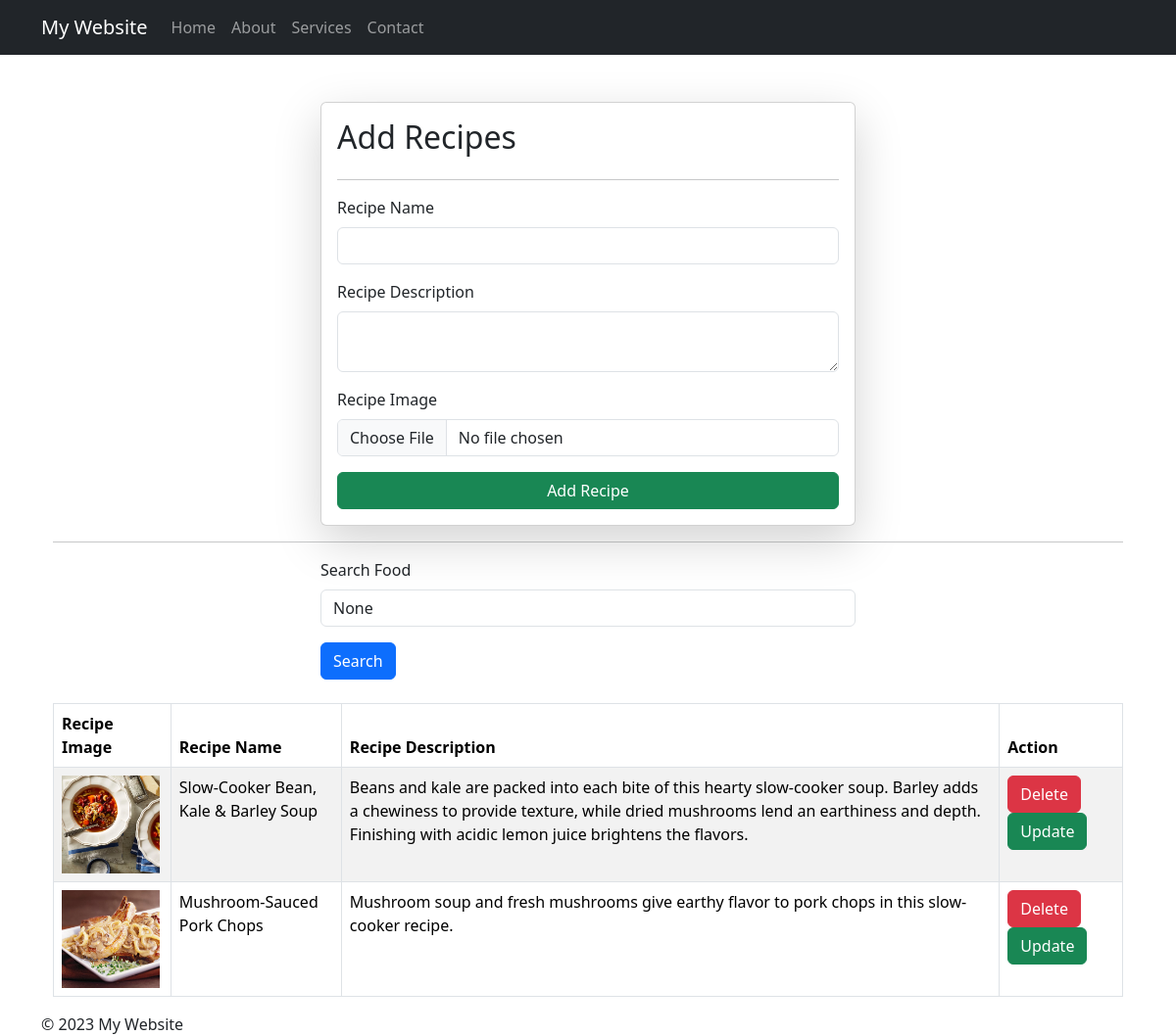
Page /recipes/ on the earlier database version.
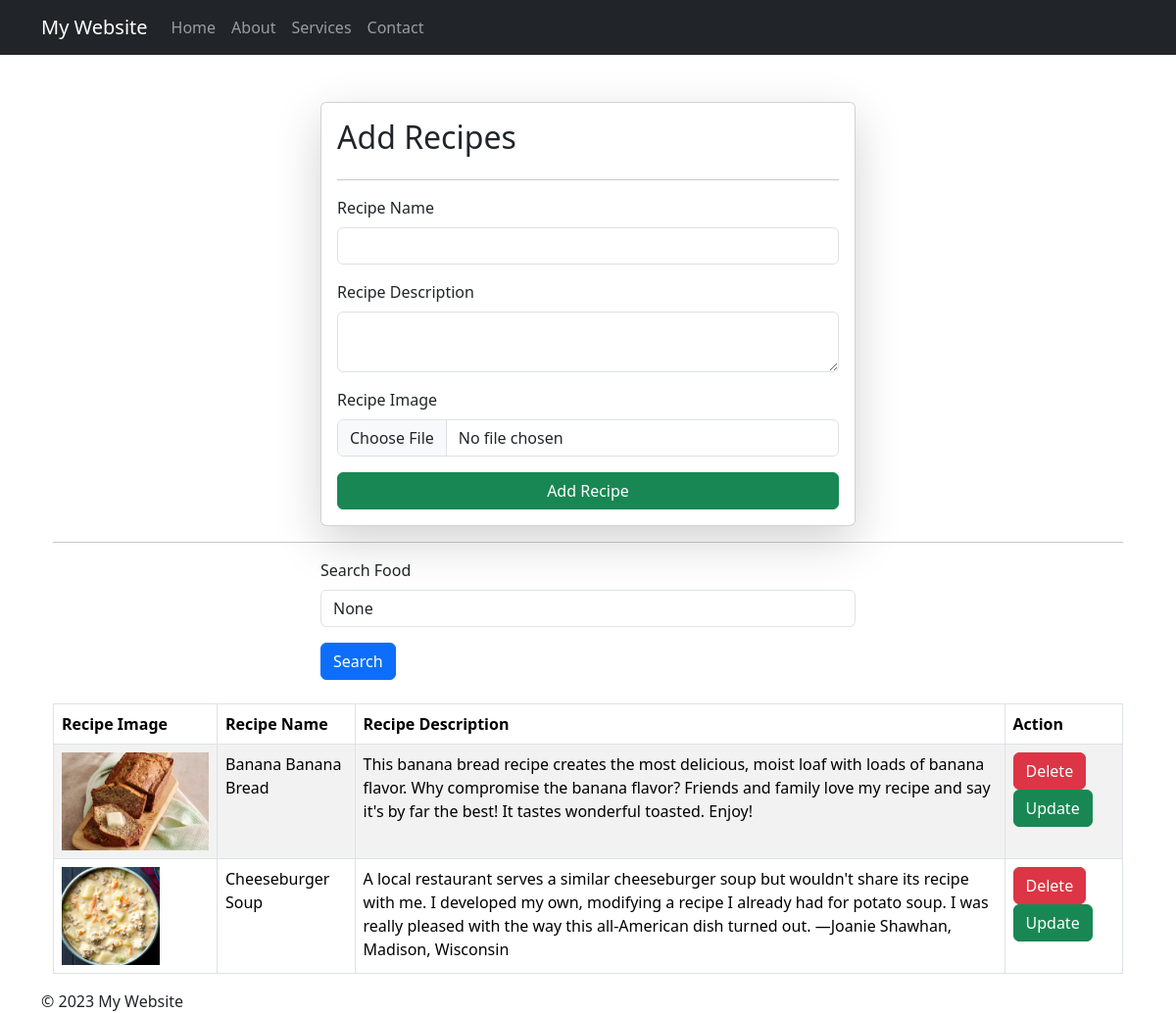
Same page on the later database version.
### Recipes/models.py (models this page shows)
class Recipe(models.Model):
    recipe_name = models.CharField(max_length=100)
    recipe_description = models.TextField()
    recipe_image = models.ImageField(upload_to="recipe_images")

### Recipes/views.py (the view, shortened to what this page needs)
# urls.py: path('recipes/', include("Recipes.urls")),
def recipes(request):
    if request.method == "GET":
        queryset = Recipe.objects.all()
        if request.GET.get('search'):
            queryset = queryset.filter(recipe_name__icontains=request.GET.get('search'))
        context = {'recipes': queryset, 'search_param': request.GET.get('search')}
        return render(request, "recipes.html", context)

### Recipes/templates/recipes.html (shortened to what this page needs)
{% extends "base.html" %}
{% block content %}
<div class = "container mt-5">
  <form class="col-6 mx-auto card p-3 shadow-lg" method="post" enctype="multipart/form-data">
    <h2>Add Recipes</h2>
    <hr>
    <div class="mb-3">
      <label class="form-label">Recipe Name</label>
      <input type="text" class="form-control" name="recipe_name" required>
    </div>
    <div class="mb-3">
      <label class="form-label">Recipe Description</label>
      <textarea name="recipe_description" class="form-control" required></textarea>
    </div>
    <div class="mb-3">
      <label class="form-label">Recipe Image</label>
      <input name="recipe_image" type="file" class="form-control" >
    </div>
    <button type="submit" class="btn btn-success">Add Recipe</button>
  </form>
  <hr>
  <div class="mx-auto col-6">
    <form>
      <div class="mb-3">
        <label class="form-label">Search Food</label>
        <input name="search" type="text" class="form-control" placeholder="Search your favorite recipe" value="{{search_param}}">
      </div>
      <button type="submit" class="btn btn-primary">Search</button>
    </form>
  </div>
  <br>
  <table class="table table-bordered table-striped">
  <thead>
    <tr>
      <th scope="col">Recipe Image</th>
      <th scope="col">Recipe Name</th>
      <th scope="col">Recipe Description</th>
      <th scope="col">Action</th>
    </tr>
  </thead>
  <tbody>
    {% for recipe in recipes %}
      <tr>
        <td>
          <img src="/media/{{recipe.recipe_image }}" class="img-rounded" style="height: 100px">
        </td>
        <td> {{recipe.recipe_name }} </td>
        <td> {{recipe.recipe_description }} </td>
        <td>
          <a href="DeleteRecipe/{{recipe.id}}/" class="btn btn-danger">Delete</a>
          <a href="UpdateRecipe/{{recipe.id}}/" class="btn btn-success">Update</a>
        </td>
      </tr>
    {% endfor %}
  </tbody>
</table>
</div>
{% endblock %}

### Recipes/templates/base.html (shortened to what this page needs)
<!DOCTYPE html>
<html lang="en">
<head>
    {% load bootstrap5 %}
    {% bootstrap_css %}
</head>
<body>
    <header>
        <nav class="navbar navbar-expand-lg navbar-dark bg-dark">
            <div class="container">
                <a class="navbar-brand" href="#">My Website</a>
                <div class="collapse navbar-collapse" id="navbarNav">
                    <ul class="navbar-nav">
                        <li class="nav-item">
                            <a class="nav-link" href="#">Home</a>
                        </li>
                        <li class="nav-item">
                            <a class="nav-link" href="#">About</a>
                        </li>
                        <li class="nav-item">
                            <a class="nav-link" href="#">Services</a>
                        </li>
                        <li class="nav-item">
                            <a class="nav-link" href="#">Contact</a>
                        </li>
                    </ul>
                </div>
            </div>
        </nav>
    </header>
    <main>
        <div class="container">
            {% block content %}{% endblock %}
        </div>
    </main>
    <footer>
        <div class="container">
            &copy; {% now "Y" %} My Website
        </div>
    </footer>
</body>
</html>

Differences in the rows shown:
removed Recipe: recipe_image (picture), recipe_name "Slow-Cooker Bean, Kale & Barley Soup", recipe_description "Beans and kale are packed into each bite of this hearty slow-cooker soup. Barley adds a chewiness to provide texture, while dried mushrooms lend an earthiness and depth. Finishing with acidic lemon juice brightens the flavors."
removed Recipe: recipe_image (picture), recipe_name "Mushroom-Sauced Pork Chops", recipe_description "Mushroom soup and fresh mushrooms give earthy flavor to pork chops in this slow-cooker recipe."
added Recipe: recipe_image (picture), recipe_name "Banana Banana Bread", recipe_description "This banana bread recipe creates the most delicious, moist loaf with loads of banana flavor. Why compromise the banana flavor? Friends and family love my recipe and say it's by far the best! It tastes wonderful toasted. Enjoy!"
added Recipe: recipe_image (picture), recipe_name "Cheeseburger Soup", recipe_description "A local restaurant serves a similar cheeseburger soup but wouldn't share its recipe with me. I developed my own, modifying a recipe I already had for potato soup. I was really pleased with the way this all-American dish turned out. —Joanie Shawhan, Madison, Wisconsin"
